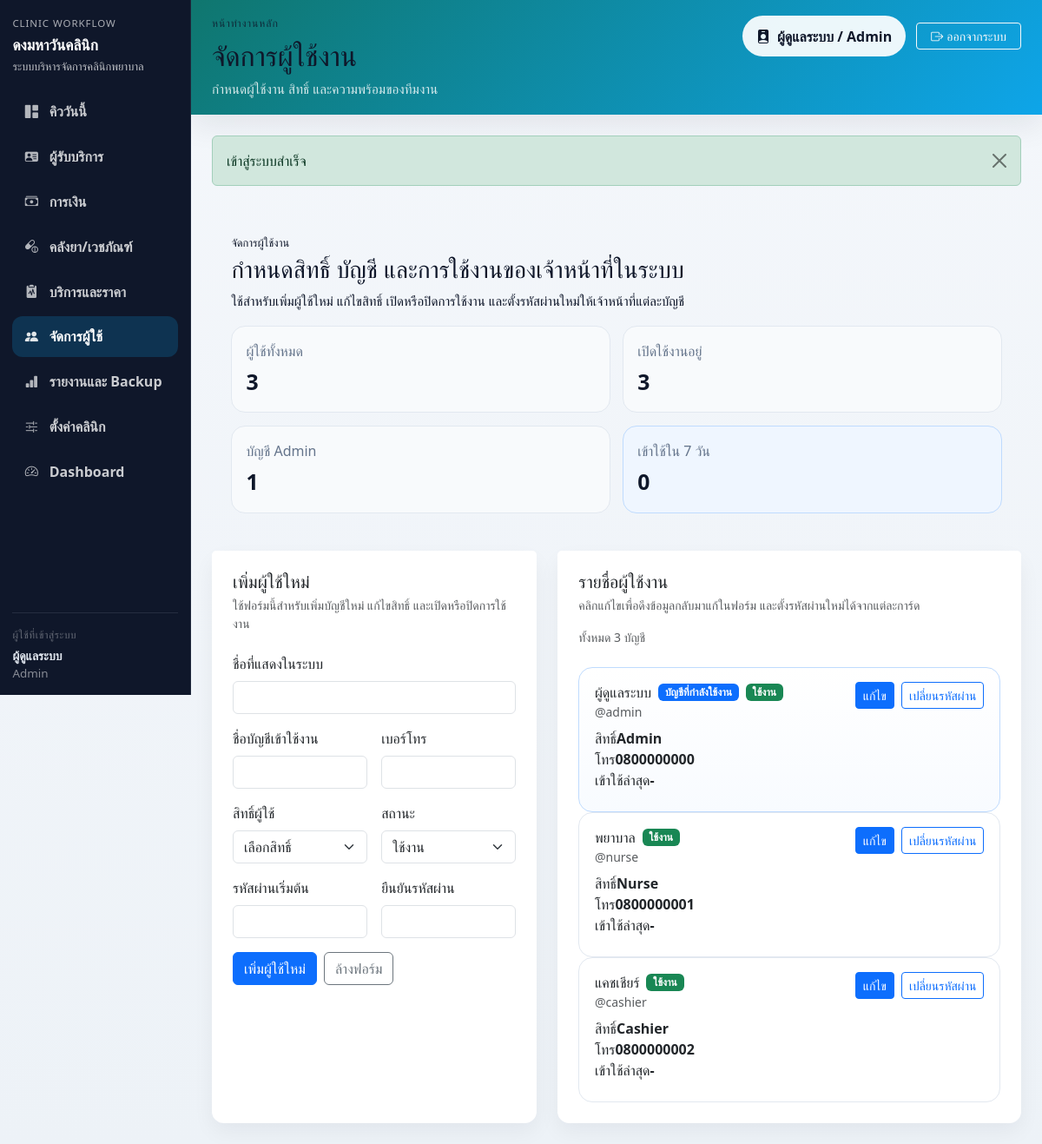
The app's page /index.php?page=users (signed in) with its own data.
### tables this page shows
CREATE TABLE `system_settings` (
  `id` bigint unsigned NOT NULL AUTO_INCREMENT,
  `clinic_name` varchar(200) NOT NULL,
  `clinic_address` text DEFAULT NULL,
  `clinic_phone` varchar(50) DEFAULT NULL,
  `receipt_prefix` varchar(20) NOT NULL DEFAULT 'RC',
  `hn_prefix` varchar(20) NOT NULL DEFAULT 'HN',
  `expiry_alert_days` int NOT NULL DEFAULT 30,
  `queue_note` varchar(255) DEFAULT NULL,
  `created_at` datetime DEFAULT CURRENT_TIMESTAMP,
  `updated_at` datetime DEFAULT CURRENT_TIMESTAMP ON UPDATE CURRENT_TIMESTAMP,
  PRIMARY KEY (`id`)
);

CREATE TABLE `users` (
  `id` bigint unsigned NOT NULL AUTO_INCREMENT,
  `role_id` tinyint unsigned NOT NULL,
  `full_name` varchar(150) NOT NULL,
  `username` varchar(100) NOT NULL,
  `password_hash` varchar(255) NOT NULL,
  `phone` varchar(30) DEFAULT NULL,
  `is_active` tinyint(1) NOT NULL DEFAULT 1,
  `last_login_at` datetime DEFAULT NULL,
  `created_at` datetime DEFAULT CURRENT_TIMESTAMP,
  `updated_at` datetime DEFAULT CURRENT_TIMESTAMP ON UPDATE CURRENT_TIMESTAMP,
  PRIMARY KEY (`id`),
  UNIQUE KEY `uk_users_username` (`username`),
  KEY `idx_users_role_id` (`role_id`),
  CONSTRAINT `fk_users_role_id` FOREIGN KEY (`role_id`) REFERENCES `roles` (`id`)
);

CREATE TABLE `roles` (
  `id` tinyint unsigned NOT NULL AUTO_INCREMENT,
  `role_code` varchar(30) NOT NULL,
  `role_name` varchar(100) NOT NULL,
  `created_at` datetime DEFAULT CURRENT_TIMESTAMP,
  `updated_at` datetime DEFAULT CURRENT_TIMESTAMP ON UPDATE CURRENT_TIMESTAMP,
  PRIMARY KEY (`id`),
  UNIQUE KEY `uk_roles_role_code` (`role_code`)
);

### app/Views/users/index.php (the view, shortened to what the rows shown need)
<?php
$isEditing = is_array($editingUser ?? null);
$currentUser = current_user();
?>
<div class="d-grid gap-4">
    <section class="page-hero-card">
        <div class="page-hero-layout">
            <div>
                <h1 class="page-hero-title">กำหนดสิทธิ์ บัญชี และการใช้งานของเจ้าหน้าที่ในระบบ</h1>
            </div>
            <div class="report-summary-grid">
                <div class="report-summary-card">
                    <span>บัญชี Admin</span>
                    <strong><?= e((string) ($summary['admin_users'] ?? 0)) ?></strong>
                </div>
            </div>
        </div>
    </section>
    <div class="row g-4">
        <div class="col-xl-5">
            <div class="card section-card h-100">
                <div class="card-header bg-white border-0 pt-4 px-4">
                    <h2 class="h5 mb-1"><?= $isEditing ? 'แก้ไขผู้ใช้' : 'เพิ่มผู้ใช้ใหม่' ?></h2>
                </div>
            </div>
        </div>
        <div class="col-xl-7">
            <div class="card section-card h-100">
                <div class="card-header bg-white border-0 pt-4 px-4 d-flex justify-content-between align-items-center gap-3 flex-wrap">
                    <div>
                        <h2 class="h5 mb-1">รายชื่อผู้ใช้งาน</h2>
                    </div>
                </div>
                <div class="card-body px-4 pb-4">
                    <div class="patient-card-list">
                        <?php foreach ($users as $userRow): ?>
                            <?php $isCurrent = (int) $userRow['id'] === (int) ($currentUser['id'] ?? 0); ?>
                            <div class="user-card <?= $isCurrent ? 'user-card-current' : '' ?>">
                                <div class="d-flex justify-content-between align-items-start gap-3 flex-wrap">
                                    <div>
                                        <div class="patient-result-title d-flex align-items-center gap-2 flex-wrap">
                                            <span><?= e($userRow['full_name']) ?></span>
                                            <?php if ($isCurrent): ?>
                                                <span class="badge text-bg-primary">บัญชีที่กำลังใช้งาน</span>
                                            <?php endif; ?>
                                            <?php if ((int) $userRow['is_active'] !== 1): ?>
                                                <span class="badge text-bg-danger">ปิดใช้งาน</span>
                                            <?php else: ?>
                                                <span class="badge text-bg-success">ใช้งาน</span>
                                            <?php endif; ?>
                                        </div>
                                        <div class="small text-muted mb-2">@<?= e($userRow['username']) ?></div>
                                        <div class="patient-meta-row mb-2">
                                            <div><span>สิทธิ์</span><strong><?= e($userRow['role_name']) ?></strong></div>
                                            <div><span>โทร</span><strong><?= e($userRow['phone'] ?: '-') ?></strong></div>
                                            <div><span>เข้าใช้ล่าสุด</span><strong><?= e($userRow['last_login_at'] ? thai_date($userRow['last_login_at']) : '-') ?></strong></div>
                                        </div>
                                    </div>
                                    <div class="d-flex gap-2 flex-wrap user-card-actions">
                                        <a href="<?= e(route_url('users', ['edit' => $userRow['id']])) ?>" class="btn btn-primary btn-sm">แก้ไข</a>
                                        <button class="btn btn-outline-primary btn-sm" type="button" data-bs-toggle="collapse" data-bs-target="#password-form-<?= e((string) $userRow['id']) ?>">เปลี่ยนรหัสผ่าน</button>
                                    </div>
                                </div>
                            </div>
                        <?php endforeach; ?>
                    </div>
                </div>
            </div>
        </div>
    </div>
</div>

### app/Views/layouts/app.php (shortened to what the rows shown need)
<?php
$user = current_user();
$clinicName = (string) system_setting('clinic_name', config('app.name'));
$pageTitleText = (string) ($pageTitle ?? $clinicName);
$pageTopbarMode = (string) ($pageTopbarMode ?? 'default');
?>
<!doctype html>
<html lang="th">
<head>
    <link href="https://cdn.jsdelivr.net/npm/bootstrap@5.3.3/dist/css/bootstrap.min.css" rel="stylesheet">
    <link href="https://cdn.jsdelivr.net/npm/bootstrap-icons@1.11.3/font/bootstrap-icons.css" rel="stylesheet">
    <link href="<?= e(app_url('assets/css/app.css')) ?>" rel="stylesheet">
</head>
<body>
<div class="app-shell">
    <aside class="app-sidebar sidebar">
        <div class="sidebar-inner">
            <div class="sidebar-brand text-white">
                <div class="sidebar-kicker">Clinic Workflow</div>
                <h4 class="mb-1"><?= e($clinicName) ?></h4>
                <div class="sidebar-subtitle">ระบบบริหารจัดการคลินิกพยาบาล</div>
            </div>
            <div class="sidebar-footer text-white-50 small">
                <div class="sidebar-footer-label">ผู้ใช้ที่เข้าสู่ระบบ</div>
                <div class="sidebar-footer-name"><?= e($user['full_name'] ?? '-') ?></div>
                <div class="sidebar-footer-role"><?= e($user['role_name'] ?? '-') ?></div>
            </div>
        </div>
    </aside>
    <main class="app-main-shell">
        <div class="brand-gradient app-topbar <?= $pageTopbarMode === 'compact' ? 'app-topbar-compact' : '' ?>">
            <div class="app-topbar-inner">
                <div>
                    <?php if ($pageTopbarMode === 'compact'): ?>
                        <div class="topbar-kicker">Nurse Station</div>
                        <div class="topbar-compact-label"><?= e($pageTitleText) ?></div>
                    <?php else: ?>
                        <h1 class="h3 mb-2"><?= e($pageTitleText) ?></h1>
                    <?php endif; ?>
                </div>
                <div class="topbar-actions">
                    <span class="topbar-user-badge">
                        <i class="bi bi-person-badge-fill"></i>
                        <span><?= e($user['full_name'] ?? '') ?> / <?= e($user['role_name'] ?? '') ?></span>
                    </span>
                </div>
            </div>
        </div>
        <div class="app-content px-3 px-lg-4 py-4">
            <?= $content ?>
        </div>
    </main>
</div>
</body>
</html>

### records on screen
system_settings: clinic_name "ดงมหาวันคลินิก"
users: full_name "ผู้ดูแลระบบ", shows "บัญชีที่กำลังใช้งาน", is_active "ใช้งาน", username "admin", role.role_name "Admin", phone "0800000000", last_login_at "-"
roles: role_name "Admin"
users: is_active "1", full_name "แคชเชียร์", shows "ใช้งาน", username "cashier", role.role_name "Cashier", phone "0800000002", last_login_at "-"
users: full_name "พยาบาล", is_active "ใช้งาน", username "nurse", role.role_name "Nurse", phone "0800000001", last_login_at "-"

### other values on screen
$navItem['label'] "คิววันนี้"
$navItem['label'] "ผู้รับบริการ"
$navItem['label'] "การเงิน"
$navItem['label'] "คลังยา/เวชภัณฑ์"
$navItem['label'] "บริการและราคา"
$navItem['label'] "จัดการผู้ใช้"
$navItem['label'] "รายงานและ Backup"
$navItem['label'] "ตั้งค่าคลินิก"
$navItem['label'] "Dashboard"
$pageTitleText "จัดการผู้ใช้งาน"
$pageDescription "กำหนดผู้ใช้งาน สิทธิ์ และความพร้อมของทีมงาน"
$successMessage "เข้าสู่ระบบสำเร็จ"
$summary['total_users'] "3"
$summary['active_users'] "3"
$summary['recent_logins'] "0"
